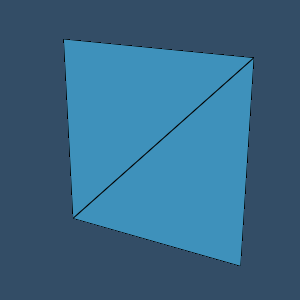

Python code for this plot:
#!/usr/bin/env python

# Read a glTF file with TRIANGLE_STRIP primitive mode (generated indices) and render.

import os

import vtkmodules.vtkInteractionStyle  # noqa: F401
import vtkmodules.vtkRenderingFreeType  # noqa: F401
import vtkmodules.vtkRenderingOpenGL2  # noqa: F401

from vtkmodules.vtkIOGeometry import vtkGLTFReader
from vtkmodules.vtkRenderingCore import (
    vtkActor,
    vtkCompositePolyDataMapper,
    vtkRenderWindow,
    vtkRenderWindowInteractor,
    vtkRenderer,
)

# Source
data_dir = os.environ.get("VPE_DATA_DIR", os.path.dirname(os.path.abspath(__file__)))

# Read glTF file
gltf_reader = vtkGLTFReader()
gltf_reader.SetFileName(os.path.join(data_dir, "glTF", "PrimitiveModes", "Mesh_PrimitiveMode_TRIANGLE_STRIP.gltf"))
gltf_reader.Update()

# Mapper
composite_mapper = vtkCompositePolyDataMapper()
composite_mapper.SetInputConnection(gltf_reader.GetOutputPort())

# Actor
gltf_actor = vtkActor()
gltf_actor.SetMapper(composite_mapper)
gltf_actor.GetProperty().SetColor(0.3, 0.7, 0.9)
gltf_actor.GetProperty().EdgeVisibilityOn()
gltf_actor.GetProperty().SetEdgeColor(0, 0, 0)

# Renderer
renderer = vtkRenderer()
renderer.AddActor(gltf_actor)
renderer.SetBackground(0.2, 0.3, 0.4)

# Render window
render_window = vtkRenderWindow()
render_window.AddRenderer(renderer)
render_window.SetWindowName("gltf reader generate triangle strip indices")
render_window.SetMultiSamples(0)
render_window.SetSize(300, 300)

# Interactor
interactor = vtkRenderWindowInteractor()
interactor.SetRenderWindow(render_window)

# Scene
renderer.ResetCamera()
camera = renderer.GetActiveCamera()
camera.Azimuth(30)
camera.Elevation(20)
renderer.ResetCameraClippingRange()

interactor.Initialize()
interactor.Start()
